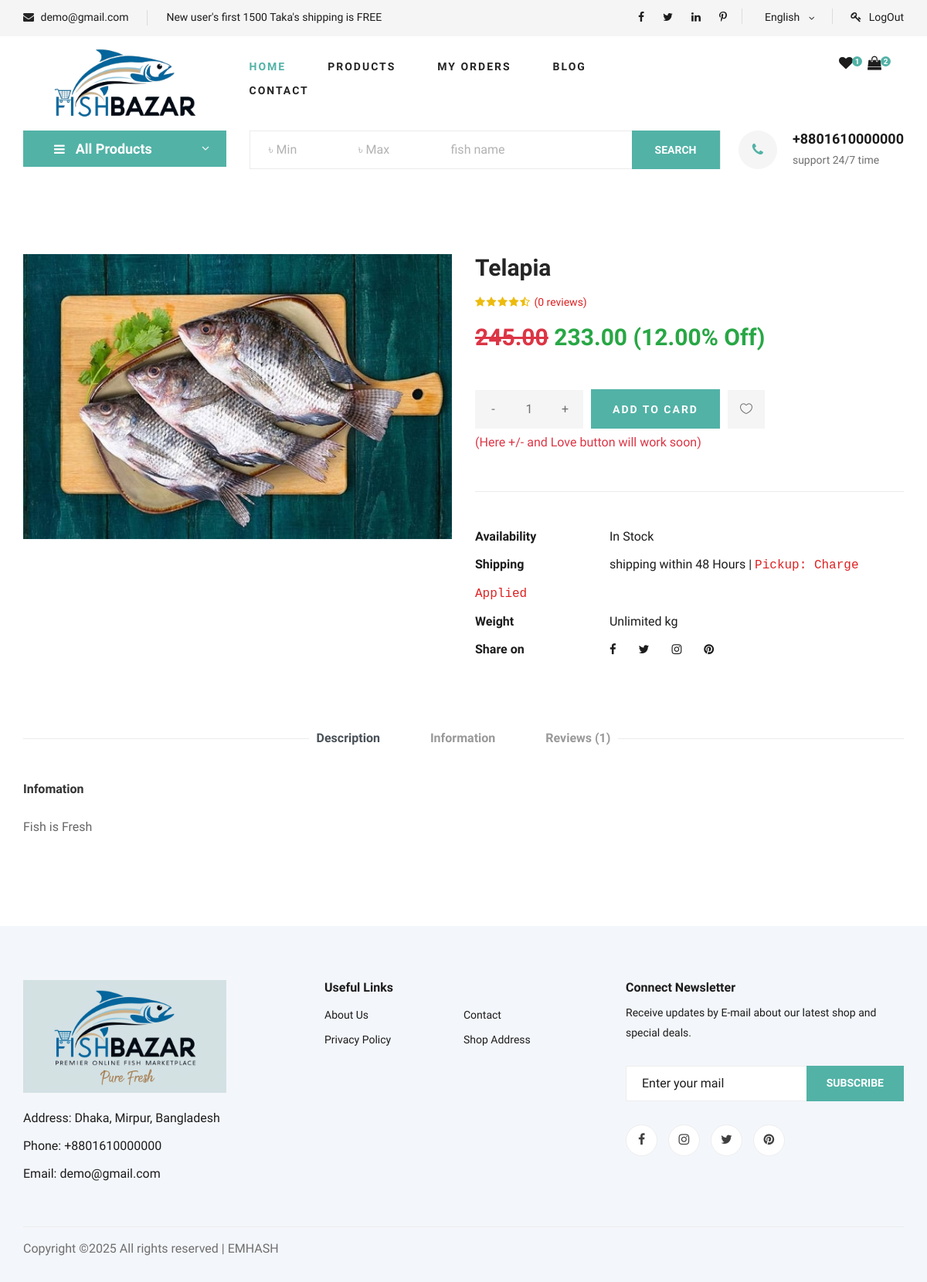
Page /product/item/a66fd7f5-6eaa-48d2-94ee-44d33b8857de (signed in) on the earlier database version.
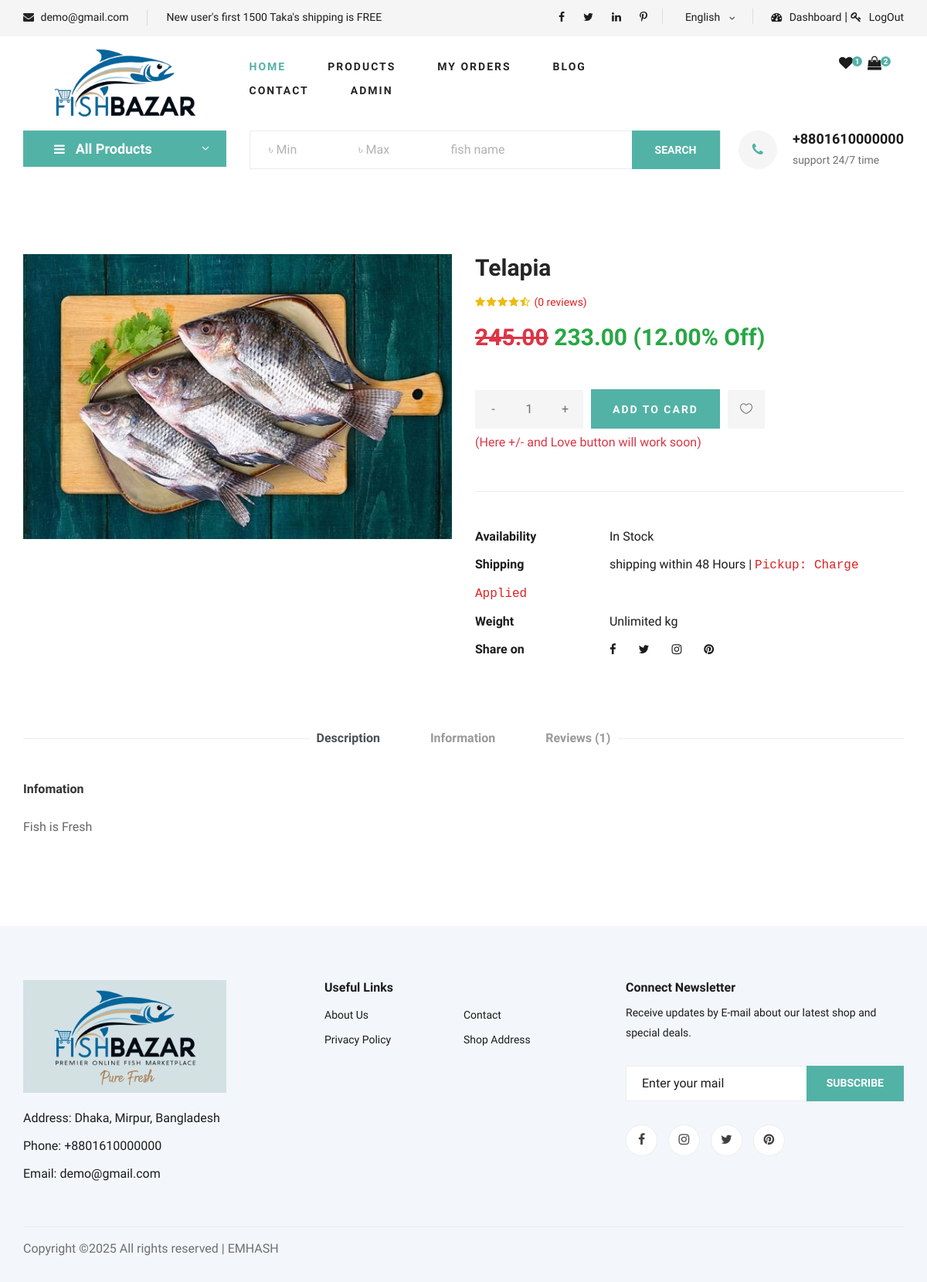
Same page on the later database version.
### apps/market/views.py (the view)
# urls.py: path("product/item/<str:uid>", views.view_product, name="view_product" ),
@login_required()
def view_product(request, uid):
    the_product = get_object_or_404(Fish, uid = uid)
    referring_url = request.META.get('HTTP_REFERER')
    context = {
        "fish":the_product,
    }
    return render(request, "frontend/view_product.html", context)

### apps/market/models.py (called while the page is built)
    def discounted_price(self):
        if self.discount:
            return self.price - self.discount
        else:
            return self.price

### apps/market/templatetags/common.py (called while the page is built)
@register.filter
def cart_data(profile):
    if profile:
        carts = CartItem.objects.filter(user=profile, purchased = False)
        if carts:
            item = carts.count()
            return item
        else:
            return 0
    else:
        return 0

### templates/frontend/view_product.html (shortened to what this page needs)
{% extends "frontend/base/base.html" %}
{% block content %}
<section class="product-details spad">
    <div class="container">
        <div class="row">
            <div class="col-lg-6 col-md-6">
                <div class="product__details__pic">
                    <div class="product__details__pic__item">
                        <img class="product__details__pic__item--large"
                            src="{{fish.image.url}}" alt="">
                    </div>
                </div>
            </div>
            <div class="col-lg-6 col-md-6">
                <div class="product__details__text">
                    <h3>{{fish.name|title}}</h3>
                    <div class="product__details__rating">
                        <i class="fa fa-star"></i>
                        <i class="fa fa-star"></i>
                        <i class="fa fa-star"></i>
                        <i class="fa fa-star"></i>
                        <i class="fa fa-star-half-o"></i>
                        <span>(0 reviews)</span>
                    </div>
                    <div class="product__details__price text-success">
                        <span class="text-danger"><del>{{fish.price}}</del></span>
                        {{fish.discounted_price}} ({{fish.discount}}% Off)
                    </div>
                    <div class="product__details__quantity">
                        <div class="quantity">
                            <div class="pro-qty">
                                <input type="text" value="1">
                            </div>
                        </div>
                    </div>
                    <a href="{% url "cart_view" fish.uid %}" class="primary-btn">ADD TO CARD</a>
                    <a href="#" class="heart-icon"><span class="icon_heart_alt"></span></a>
                    <p class="text-danger">(Here +/- and Love button will work soon)</p>
                    <ul>
                        <li><b>Availability</b> <span>In Stock</span></li>
                        <li><b>Shipping</b> <span> shipping within 48 Hours | <samp>Pickup: Charge Applied</samp></span></li>
                        <li><b>Weight</b> <span> Unlimited kg</span></li>
                        <li><b>Share on</b>
                            <div class="share">
                                <a href="#"><i class="fa fa-facebook"></i></a>
                                <a href="#"><i class="fa fa-twitter"></i></a>
                                <a href="#"><i class="fa fa-instagram"></i></a>
                                <a href="#"><i class="fa fa-pinterest"></i></a>
                            </div>
                        </li>
                    </ul>
                </div>
            </div>
            <div class="col-lg-12">
                <div class="product__details__tab">
                    <ul class="nav nav-tabs" role="tablist">
                        <li class="nav-item">
                            <a class="nav-link active" data-toggle="tab" href="#tabs-1" role="tab"
                                aria-selected="true">Description</a>
                        </li>
                        <li class="nav-item">
                            <a class="nav-link" data-toggle="tab" href="#tabs-2" role="tab"
                                aria-selected="false">Information</a>
                        </li>
                        <li class="nav-item">
                            <a class="nav-link" data-toggle="tab" href="#tabs-3" role="tab"
                                aria-selected="false">Reviews <span>(1)</span></a>
                        </li>
                    </ul>
                    <div class="tab-content">
                        <div class="tab-pane active" id="tabs-1" role="tabpanel">
                            <div class="product__details__tab__desc">
                                <h6>Infomation</h6>
                                <p>Fish is Fresh</p>
                            </div>
                        </div>
                    </div>
                </div>
            </div>
        </div>
    </div>
</section>
{% endblock content %}

### templates/frontend/base/base.html (shortened to what the changed rows need)
{% load static %}
{% load common %}
<!DOCTYPE html>
<html>
<head>
    <link rel="stylesheet" href="{% static "css/bootstrap.min.css" %}" type="text/css">
    <link rel="stylesheet" href="{% static "css/font-awesome.min.css" %}" type="text/css">
    <link rel="stylesheet" href="{% static "css/elegant-icons.css" %}" type="text/css">
    <link rel="stylesheet" href="{% static "css/nice-select.css" %}" type="text/css">
    <link rel="stylesheet" href="{% static "css/jquery-ui.min.css" %}" type="text/css">
    <link rel="stylesheet" href="{% static "css/owl.carousel.min.css" %}" type="text/css">
    <link rel="stylesheet" href="{% static "css/slicknav.min.css" %}" type="text/css">
    <link rel="stylesheet" href="{% static "css/style.css" %}" type="text/css">
    <link rel="stylesheet" href="{% static "css/alert.css" %}" type="text/css">
</head>
<body>
    <header class="header">
        <div class="header__top">
            <div class="container">
                <div class="row">
                    <div class="col-lg-6 col-md-6">
                        <div class="header__top__right">
                            <div class="header__top__right__social">
                                <a href="#"><i class="fa fa-facebook"></i></a>
                                <a href="#"><i class="fa fa-twitter"></i></a>
                                <a href="#"><i class="fa fa-linkedin"></i></a>
                                <a href="#"><i class="fa fa-pinterest-p"></i></a>
                            </div>
                            <div class="header__top__right__language">
                                <div>English</div>
                                <span class="arrow_carrot-down"></span>
                            </div>
                            {% if user.is_superuser %}
                            <div class="header__top__right__auth">
                                <a href="{% url "dashboard" %}"><i class="fa fa-dashboard"></i> Dashboard</a>
                            </div>
                            <span class=""> | </span>
                            {% endif %}
                            {% if user.is_authenticated %}
                            <div class="header__top__right__auth">
                                <a href="{% url "logout_view" %}"><i class="fa fa-key"></i> LogOut</a>
                            </div>
                            {% endif %}
                        </div>
                    </div>
                </div>
            </div>
        </div>
        <div class="container">
            <div class="row">
                <div class="col-lg-6">
                    <nav class="header__menu">
                        <ul>
                            {% if user.is_superuser %}
                            <li><a href="{% url "dashboard" %}">Admin</a></li>
                            {% endif %}
                        </ul>
                    </nav>
                </div>
            </div>
        </div>
    </header>
</body>
</html>

Differences in the rows shown:
changed User: is_superuser False → True (drawn)
Other differences:
text now shown: "Dashboard | ADMIN"
